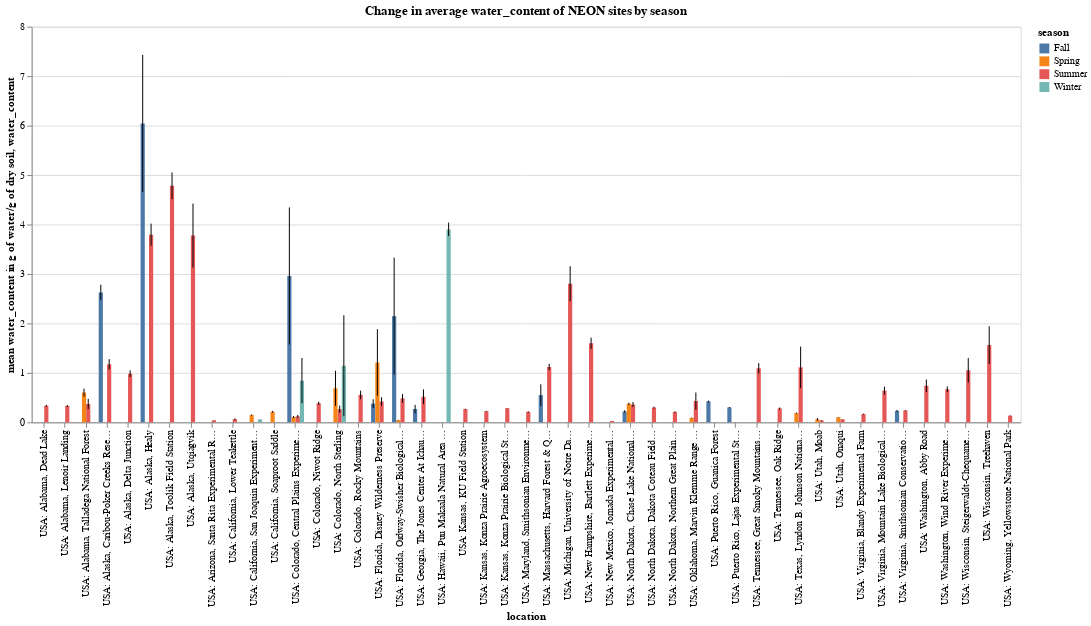

Write notebook code for a chart like this one.
### Markdown cell above
### Bar chart of the average water_content of each site and the season

To look at how the water_content of each NEON site changes with the seasons, we can add a column to the data frame for the month and create a function that adds a column for the season based on the number of the month. Finally, using the altair library we can aggregate the water_content for each location using the mean.

### Code cell
## There is a warning coming from one of the sub-package, removing it for clarity
import warnings
warnings.filterwarnings('ignore')

# How does the average water_content change with the seasons per site?
df["collection_date"] = pd.to_datetime(df["collection_date"])

df["month"] = df["collection_date"].dt.month

def get_season(month):
    if month in [12, 1, 2]:
        return "Winter"
    elif month in [3, 4, 5]:
        return "Spring"
    elif month in [6, 7, 8]:
        return "Summer"
    else:
        return "Fall"

df["season"] = df["month"].apply(get_season)

bar = Chart(df).mark_bar().encode(x="location", y=alt.Y('mean(water_content)', title=f"mean water_content in {water_content_units}"),color="season",xOffset="season")
error_bar = Chart(df).mark_errorbar().encode(x="location",xOffset="season", y=alt.Y('mean(water_content)'))
chart = bar.properties(width=1000, height=400, title=f'Change in average water_content of NEON sites by season') + error_bar
chart

### Figure 1 — Vega-Lite specification as saved in the notebook (floating-point values rounded to 4 significant figures; data arrays with more than 128 entries replaced by an {"elided": "..."} marker saying what was removed)
{"config": {"view": {"continuousWidth": 300, "continuousHeight": 300}}, "layer": [{"mark": {"type": "bar"}, "encoding": {"color": {"field": "season", "type": "nominal"}, "x": {"field": "location", "type": "nominal"}, "xOffset": {"field": "season", "type": "nominal"}, "y": {"aggregate": "mean", "field": "water_content", "title": "mean water_content in g of water/g of dry soil", "type": "quantitative"}}, "title": "Change in average water_content of NEON sites by season"}, {"mark": {"type": "errorbar"}, "encoding": {"x": {"field": "location", "type": "nominal"}, "xOffset": {"field": "season", "type": "nominal"}, "y": {"aggregate": "mean", "field": "water_content", "type": "quantitative"}}}], "data": {"name": "data-67fc80d4e81fff45fa883d6ee9e4759f"}, "height": 400, "width": 1000, "$schema": "https://vega.github.io/schema/vega-lite/v5.8.0.json", "datasets": {"data-67fc80d4e81fff45fa883d6ee9e4759f": {"elided": "4443 records"}}}
